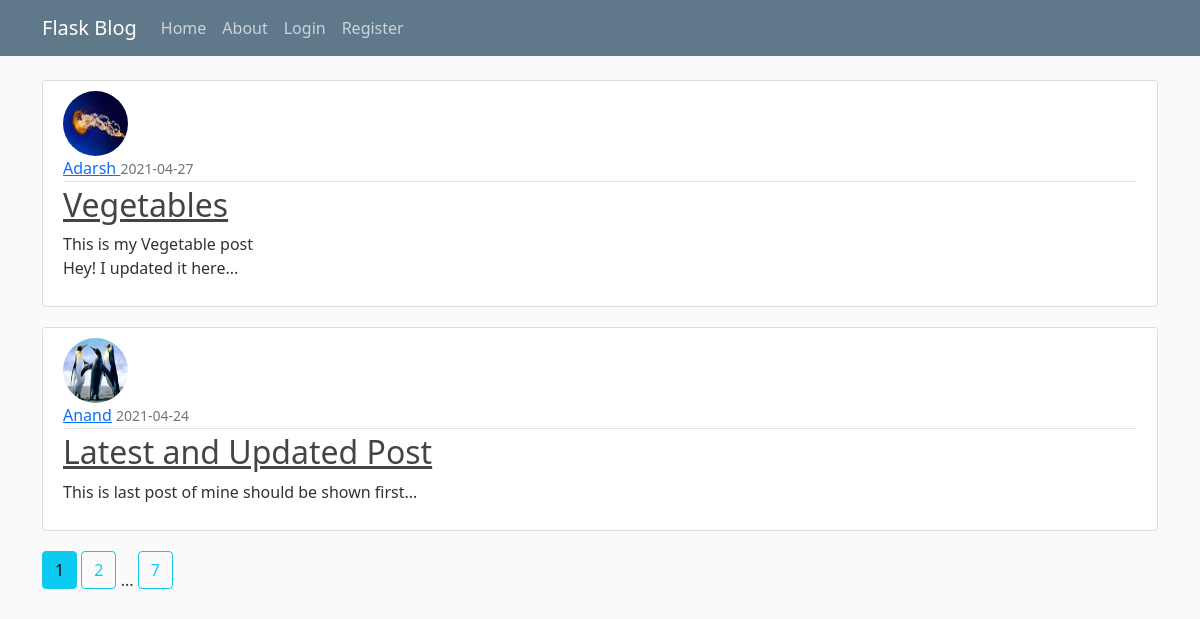
The page /home on the database its author committed.
### demo/models.py (models this page shows, shortened)
class Post(db.Model):
    id = db.Column(db.Integer, primary_key=True)
    title = db.Column(db.String(100), nullable=False)
    date_posted = db.Column(db.DateTime, nullable=False, default=datetime.utcnow)
    content = db.Column(db.Text, nullable=False)
    user_id = db.Column(db.Integer, db.ForeignKey('user.id'), nullable=False)

class User(db.Model, UserMixin):
    id = db.Column(db.Integer, primary_key=True)
    username = db.Column(db.String(15), unique=True, nullable=False)
    email = db.Column(db.String(100), unique=True, nullable=False)
    image_file = db.Column(db.String(60), nullable=False, default='default.jpg')
    password = db.Column(db.String(60), nullable=False)
    posts = db.relationship('Post', backref='author', lazy=True)

### demo/main/routes.py (the view)
@main.route("/")
@main.route("/home")
def home():
    page = request.args.get('page', 1, int)
    posts = Post.query.order_by(Post.date_posted.desc()).paginate(page=page, per_page=2)
    return render_template('home.html', posts=posts)

### demo/templates/home.html
{% extends "layout.html" %}
{% block content %}
	{% for post in posts.items %}
		<article class="media content-section">
          <img class="rounded-circle article-img" src="{{ url_for('static', filename='profile_pics/' + post.author.image_file) }}">
          <div class="media-body">
            <div class="article-metadata">
              <a class="mr-2" href="{{ url_for('users.user_posts', username= post.author.username) }}">{{ post.author.username }}</a>
              <small class="text-muted">{{ post.date_posted.strftime('%Y-%m-%d') }}</small>
            </div>
            <h2><a class="article-title" href="{{ url_for('posts.post', post_id=post.id) }}">{{ post.title }}</a></h2>
            <p class="article-content">{{ post.content }}</p>
          </div>
        </article>
	{% endfor %}
  {% for page_num in posts.iter_pages(left_edge=1, right_edge=1, left_current=1, right_current=2) %}
    {% if page_num %}
      {% if posts.page == page_num %}
        <a class="btn btn-info mb-4" href="{{ url_for('main.home', page=page_num) }}">{{ page_num }}</a>
      {% else %}
        <a class="btn btn-outline-info mb-4" href="{{ url_for('main.home', page=page_num) }}">{{ page_num }}</a>
      {% endif %}
    {% else %}
      ...
    {% endif %}
  {% endfor %}
{% endblock %}

### demo/templates/layout.html (shortened to what this page needs)
<!DOCTYPE html>
<html>
<head>
    <link href="https://cdn.jsdelivr.net/npm/bootstrap@5.0.0-beta3/dist/css/bootstrap.min.css" rel="stylesheet">
    <link rel="stylesheet" type="text/css" href="{{ url_for('static', filename='main.css') }}">
</head>
<body>
	<header class="site-header">
      <nav class="navbar navbar-expand-md navbar-dark bg-steel fixed-top">
        <div class="container">
          <a class="navbar-brand mr-4" href="/">Flask Blog</a>
          <div class="collapse navbar-collapse" id="navbarToggle">
            <div class="navbar-nav mr-auto">
              <a class="nav-item nav-link" href="{{ url_for('main.home') }}">Home</a>
              <a class="nav-item nav-link" href="{{ url_for('main.about') }}">About</a>
            </div>
            <div class="navbar-nav">
              {% if current_user.is_authenticated %}
                <a class="nav-item nav-link" href="{{ url_for('posts.new_post') }}">New Post</a>
                <a class="nav-item nav-link" href="{{ url_for('users.account') }}">Account</a>
                <a class="nav-item nav-link" href="{{ url_for('users.logout') }}">Logout</a>
              {% else %}
                <a class="nav-item nav-link" href="{{ url_for('users.login') }}">Login</a>
                <a class="nav-item nav-link" href="{{ url_for('users.register') }}">Register</a>
              {% endif %}
            </div>
          </div>
        </div>
      </nav>
    </header>
	<div class="container">
		{% block content %}
		{% endblock %}
	</div>
</body>
</html>

### demo/static/main.css (style rules this page uses)
body { background: #fafafa; color: #333333; margin-top: 5rem; }
h1, h2, h3, h4, h5, h6 { color: #444444; }
.bg-steel { background-color: #5f788a; }
.site-header .navbar-nav .nav-link { color: #cbd5db; }
.content-section { background: #ffffff; padding: 10px 20px; border: 1px solid #dddddd; border-radius: 3px; margin-bottom: 20px; }
.article-title { color: #444444; }
.article-content { white-space: pre-line; }
.article-img { height: 65px; width: 65px; margin-right: 16px; }
.article-metadata { padding-bottom: 1px; margin-bottom: 4px; border-bottom: 1px solid #e3e3e3 }

### rows shown on the page
Post: image_file (picture), author.username "Adarsh", date_posted "2021-04-27", title "Vegetables", content "This is my Vegetable post Hey! I updated it here..."
Post: image_file (picture), author.username "Anand", date_posted "2021-04-24", title "Latest and Updated Post", content "This is last post of mine should be shown first..."

### other values the page prints
{{ page_num }} "1"
{{ page_num }} "2" "7"
